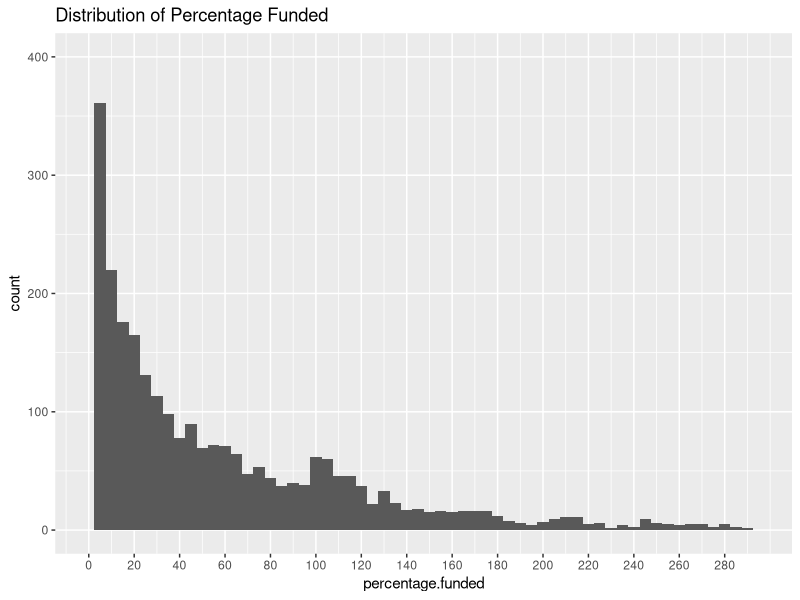
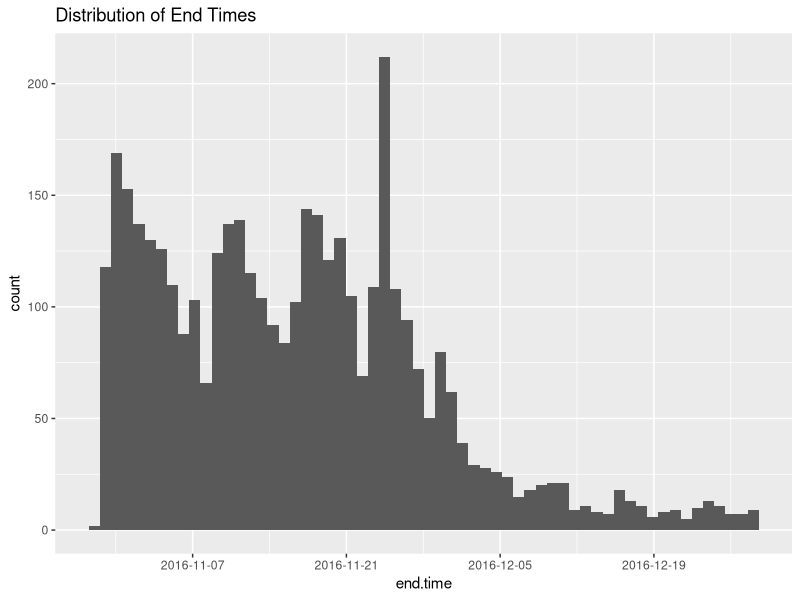
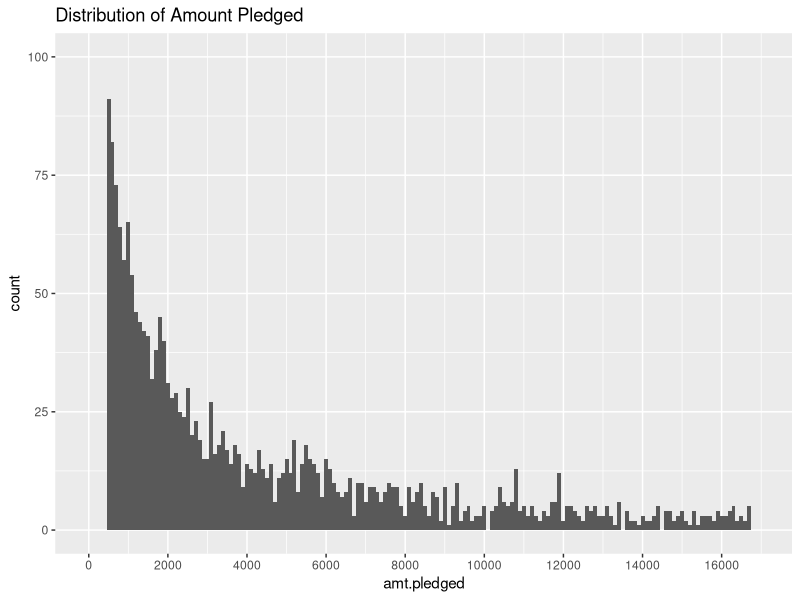
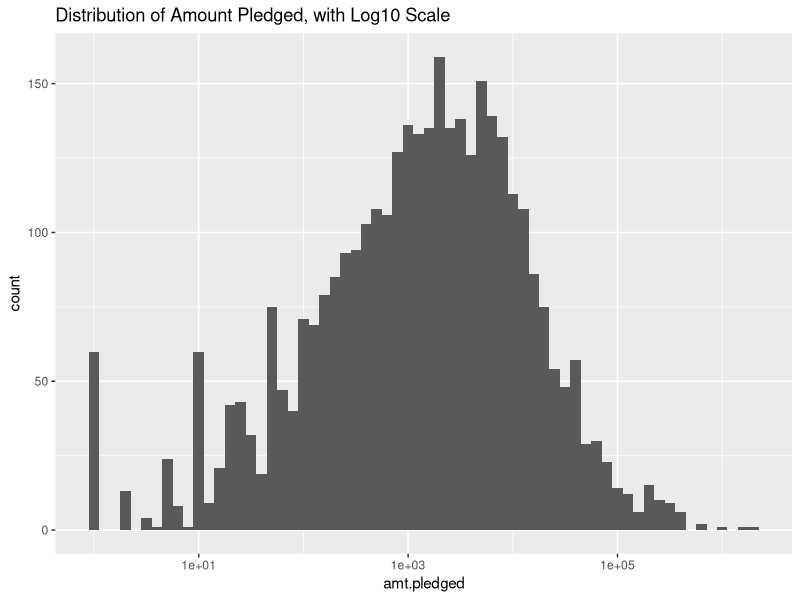
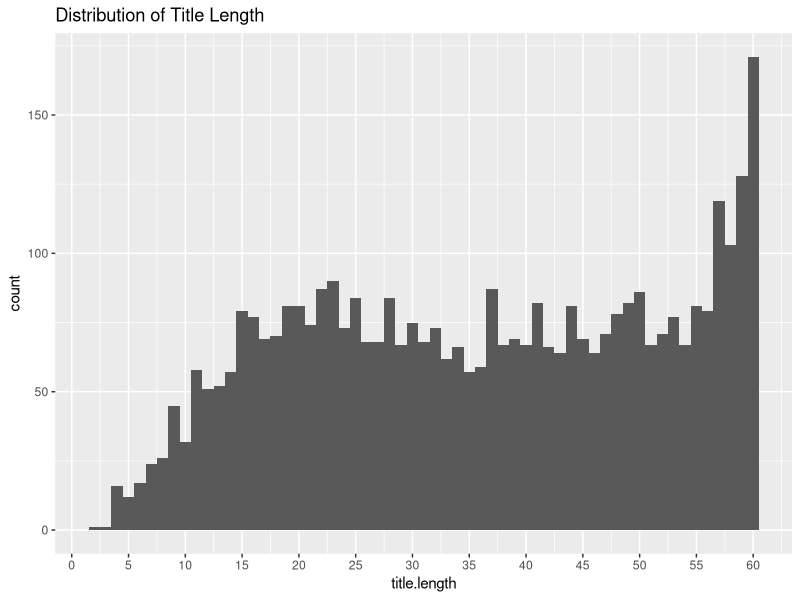
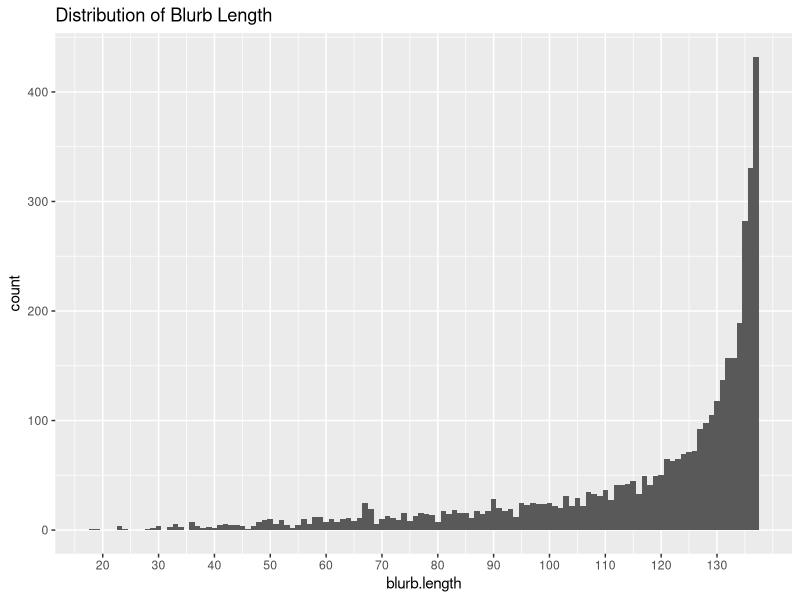
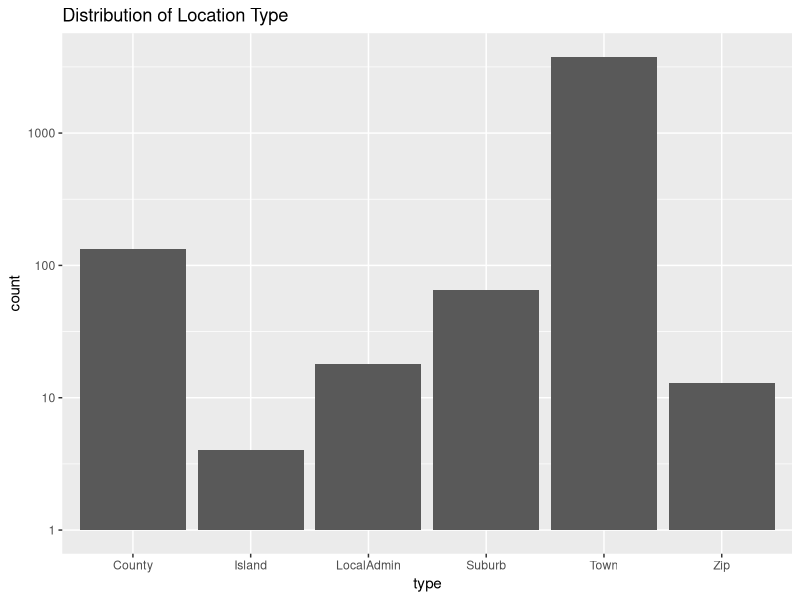
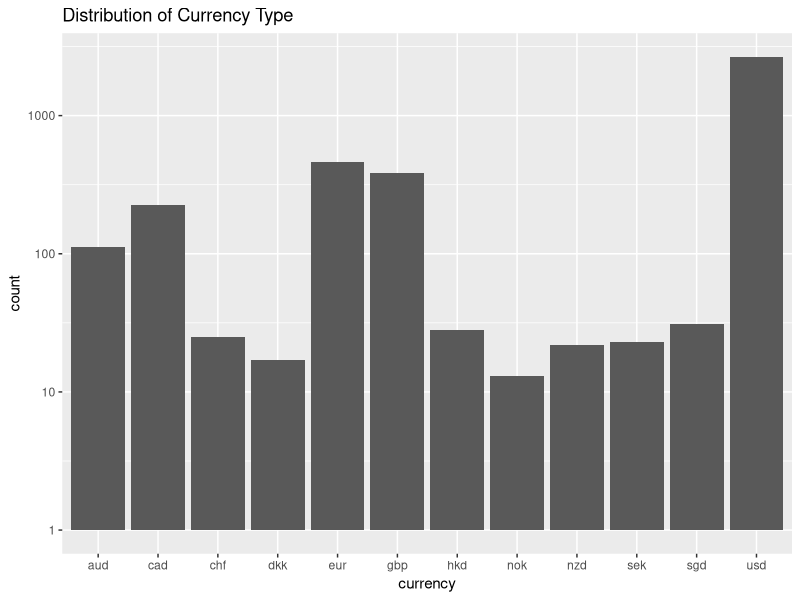

Write R code to recreate these figures, in order.
## ---- chunk 1
# Load all of the packages that you end up using
# in your analysis in this code chunk.

# Notice that the parameter "echo" was set to FALSE for this code chunk.
# This prevents the code from displaying in the knitted HTML output.
# You should set echo=FALSE for all code chunks in your file.

library(ggplot2)
library(lubridate)
## ---- chunk 2
# Load the Data
ks <- read.csv(file="live.csv")
ks$end.time = as_date(ks$end.time)

start_time = week(as_date("2016-10-29"))
ks$weeks.until.end = week(ks$end.time) - start_time
## ---- chunk 3
percent_funded_adjusted = quantile(ks$percentage.funded, 0.95)

ggplot(ks, aes(x = percentage.funded)) +
  geom_histogram(binwidth = 5) +
  scale_x_continuous(breaks = seq(0, percent_funded_adjusted, 20), limits=c(0, percent_funded_adjusted)) +
  ylim(0, 400) + 
  labs(title="Distribution of Percentage Funded")

summary(ks$percentage.funded)
## ---- chunk 4
ggplot(ks, aes(x=end.time)) +
  geom_histogram(bins=60) +
  scale_x_date(date_breaks = "2 weeks") +
  labs(title="Distribution of End Times")
## ---- chunk 5
amt_pledged_adjusted = quantile(ks$amt.pledged, 0.90)

ggplot(ks, aes(x = amt.pledged)) +
  geom_histogram(binwidth = 100) +
  scale_x_continuous(breaks=seq(0, amt_pledged_adjusted, 2000),limits = c(0, amt_pledged_adjusted)) + 
  ylim(0, 100) +
  labs(title="Distribution of Amount Pledged")
## ---- chunk 6
ggplot(ks, aes(x = amt.pledged)) +
  geom_histogram(binwidth = .1) +
  scale_x_log10() + 
  labs(title="Distribution of Amount Pledged, with Log10 Scale")

summary(ks$amt.pledged)
## ---- chunk 7

ggplot(ks, aes(x = title.length)) +
  geom_histogram(binwidth = 1) +
  scale_x_continuous(breaks=seq(0, max(ks$title.length), 5)) +
  labs(title="Distribution of Title Length")
## ---- chunk 8

ggplot(ks, aes(x = blurb.length)) +
  geom_histogram(binwidth = 1) +
  scale_x_continuous(breaks=seq(0, max(ks$blurb.length), 10)) +
  labs(title="Distribution of Blurb Length")
## ---- chunk 9
ggplot(ks, aes(x = type)) +
  geom_histogram(binwidth = 1, stat="count") +
  scale_y_log10() +
  labs(title="Distribution of Location Type")
## ---- chunk 10
ggplot(ks, aes(x = currency)) +
  geom_histogram(binwidth = 1, stat="count") +
  scale_y_log10() +
  labs(title="Distribution of Currency Type")
## ---- chunk 11
top_countries <- table(ks$country)
top_countries <- as.data.frame(top_countries)
top_countries <- subset(top_countries, Freq > 3)

ggplot(subset(ks, country %in% top_countries$Var1), aes(x=country)) +
  geom_histogram(stat="count") +
  scale_y_log10() +
  labs(title="Distribution of Item Counts by Country, Log10 Scale on Y Axis")

## ---- chunk 12
ggplot(ks, aes(x=title.length, y=blurb.length)) +
  geom_jitter(alpha=0.5) +
  labs(title="Comparing Title and Blurb Lengths")
## ---- chunk 13
ggplot(ks, aes(x=title.length, y=amt.pledged)) +
  geom_jitter(alpha=0.5) +
  labs(title="Comparing Title Lengths and Amt Pledged")
## ---- chunk 14
ggplot(ks, aes(x=title.length, y=percentage.funded)) +
  geom_jitter(alpha=0.5) +
  labs(title="Comparing Title Lengths and Percentage Funded")
## ---- chunk 15
ggplot(ks, aes(x=blurb.length, y=amt.pledged)) +
  geom_jitter(alpha=0.5) +
  labs(title="Comparing Blurb Lengths and Amt Pledged")
## ---- chunk 16
ggplot(ks, aes(x=blurb.length, y=percentage.funded)) +
  geom_jitter(alpha=0.5) +
  labs(title="Comparing Blurb Lengths and Percentage Funded")
## ---- chunk 17
ggplot(ks, aes(x=amt.pledged, y=percentage.funded)) +
  geom_jitter(alpha=0.5) +
  labs(title="Comparing Amount Pledged vs Percent Funded")
## ---- chunk 18
ggplot(ks, aes(x=amt.pledged, y=percentage.funded)) +
  geom_point(alpha=0.5) +
  coord_cartesian(xlim=c(0,450000), ylim=c(0, 5000)) +
  labs(title="Comparing Amount Pledged vs Percent Funded, Enhanced")
## ---- chunk 19
ggplot(ks, aes(x=end.time, y=percentage.funded)) +
  geom_jitter(alpha=0.5) +
  labs(title="Percentage Funded By End Time", x="Date")

## ---- chunk 20

ggplot(ks, aes(x=percentage.funded)) +
  geom_histogram(binwidth=5) +
  scale_x_continuous(breaks=seq(0, 300, 50), limits = c(0, 300)) +
  ylim(0, 25) +
  facet_wrap(~weeks.until.end) +
  labs(title="Percentage Funded by Weeks Until End")

## ---- chunk 21

ggplot(ks, aes(x=amt.pledged)) +
  geom_histogram(binwidth=2000) +
  scale_x_continuous(breaks=seq(0, 100000, 25000), limits = c(0, 100000)) +
  ylim(0, 25) +
  facet_wrap(~weeks.until.end) +
  labs(title="Amt Pledged by Weeks Until End")

## ---- chunk 22
ggplot(ks, aes(x = amt.pledged)) +
  geom_histogram(binwidth = 1000) +
  scale_x_continuous(breaks=seq(0, 25000, 10000), limits=c(0, 25000)) +
  facet_wrap(~currency, scales = "free_y")
## ---- chunk 23
cor(subset(ks, select = c(title.length, blurb.length, percentage.funded, amt.pledged, weeks.until.end)))
## ---- chunk 24
ggplot(ks, aes(x=title.length, y=blurb.length)) +
  geom_jitter(aes(color=currency)) +
  labs(title="Comparing Title and Blurb Lengths by Currency Used")
## ---- chunk 25
ggplot(ks, aes(x=amt.pledged, y=percentage.funded)) +
  geom_point(aes(color=currency)) +
  coord_cartesian(xlim=c(0,450000), ylim=c(0, 5000)) +
  labs(title="Comparing Amount Pledged and Percent Funded by currency")
## ---- chunk 26
ggplot(ks, aes(x=blurb.length, y=percentage.funded)) +
  geom_point(aes(color=currency)) +
  labs(title="Comparing Blurb Length and Percent Funded by Currency")
## ---- chunk 27
ggplot(ks, aes(x=title.length, y=amt.pledged)) +
  geom_jitter(aes(color=currency)) +
  labs(title="Comparing Title Length and Percent Funded by Currency")
## ---- chunk 28
ggplot(ks, aes(x=amt.pledged, y=percentage.funded)) +
  geom_point(aes(color=weeks.until.end)) +
  coord_cartesian(xlim=c(0,25000), ylim=c(0, 300)) +
  labs(title="Comparing Amount Pledged and Percent Funded by Weeks Until End")
## ---- chunk 29
ggplot(ks, aes(x = percentage.funded)) +
  geom_histogram(binwidth = 5) +
  scale_x_continuous(breaks=seq(0, 300, 20), limits = c(0, 300)) +
  ylim(0, 400) + 
  labs(title="Distribution of Percentage Funded")

summary(ks$percentage.funded)
## ---- chunk 30
ggplot(ks, aes(x=percentage.funded)) +
  geom_histogram(binwidth = 10) +
  scale_x_continuous(breaks=seq(0, 300, 50), limits = c(0, 300)) +
  ylim(0, 25) +
  facet_wrap(~weeks.until.end) +
  labs(title="Percentage Funded by Weeks Until End")
## ---- chunk 31
ggplot(ks, aes(x=title.length, y=blurb.length)) +
  geom_jitter(aes(color=currency)) +
  labs(title="Comparing Title and Blurb Lengths by Currency Used")
